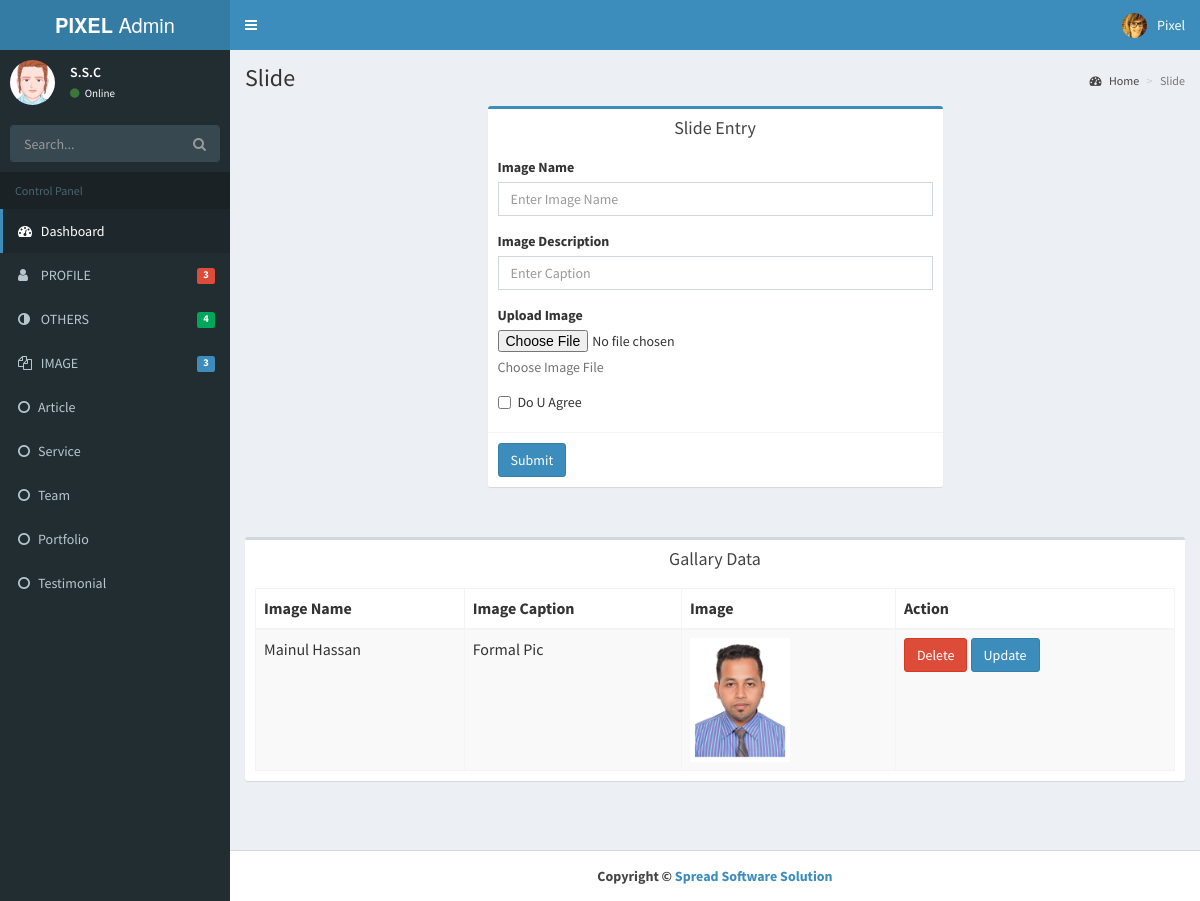
Page /admin/dashboard.php?page=slide_content (signed in) on the committed database.
### tables this page shows
CREATE TABLE IF NOT EXISTS `slide` (
`id` int(11) NOT NULL,
  `title` varchar(50) DEFAULT NULL,
  `name` varchar(50) DEFAULT NULL,
  `size` varchar(50) DEFAULT NULL,
  `type` varchar(50) DEFAULT NULL,
  `path` varchar(50) DEFAULT NULL,
  `caption` varchar(50) DEFAULT NULL
);

### core/dbe.inc.php (called while the page is built, shortened)
<?php
    function connect() {
        $mysql_host = 'localhost';
        $mysql_user = 'root';
        $mysql_pass = '';
        $mysql_db = 'blogadmin';
        static $connection;
        if(!isset($connection)) {
            $connection = mysqli_connect($mysql_host,$mysql_user,$mysql_pass,$mysql_db);
        }
        return $connection;
    }
    function query($query) {
        $connection = connect();
        $result = mysqli_query($connection,$query);
        return $result;
    }
    function fetchData($query) {
        $rows = array();
        $result = query($query);
        while ($row = mysqli_fetch_assoc($result)) {
            $rows[] = $row;
        }
        return $rows;
    }
?>

### components/adminuser/slide_content.php (the view, shortened to what this page needs)
<div class="content-wrapper">
       <section class="content-header">
         <h1>
           Slide
         </h1>
         <ol class="breadcrumb">
           <li><a href="#"><i class="fa fa-dashboard"></i> Home</a></li>
           <li class="active">Slide</li>
         </ol>
       </section>
       <section class="content">
         <div class="row">
           <div class="col-md-6 col-md-offset-3">
             <div class="box box-primary">
               <div class="box-header" style="text-align:center">
                 <h3 class="box-title">Slide Entry</h3>
               </div>
               <form role="form" method="post" name="slide" id = "slide" enctype="multipart/form-data">
                 <div class="box-body">
                   <div class="form-group">
                     <label for="imageName">Image Name</label>
                     <input type="text" class="form-control" id="title" name="title" placeholder="Enter Image Name">
                   </div>
                   <div class="form-group">
                     <label for="description">Image Description</label>
                     <input type="text" class="form-control" id="caption"  name="caption" placeholder="Enter Caption ">
                   </div>
                   <div class="form-group">
                     <label for="InputFile">Upload Image</label>
				  <input name="image" type="file" id="userfile"  >
                     <p class="help-block">Choose Image File</p>
                   </div>
                   <div class="checkbox">
                     <label>
                       <input type="checkbox"> Do U Agree
                     </label>
                   </div>
                 </div>
                 <div class="box-footer">
                   <button type="submit" class="btn btn-primary" name="upload" id="upload">Submit</button>
                 </div>
               </form>
             </div>
           </div>
         </div>
       </section>
     <section class="content">
         <div class="row">
           <div class="col-xs-12">
       		<div class="box">
               <div class="box-header" style="text-align:center">
                 <h3 class="box-title">Gallary Data</h3>
               </div>
               <div class="box-body">
                 <table id="example1" class="table table-bordered table-striped" >
                   <thead>
                     <tr>
                       <th>Image Name</th>
                       <th>Image Caption</th>
                       <th>Image</th>
                       <th>Action</th>
                     </tr>
                  </thead>
                     <?php
					$query = "select * from slide";
					$record = fetchData($query);
                       foreach ($record as $slide) {
                               $id=$slide['id'];
							echo "<tr>";
								echo "<td>".$slide['title']."</td>";
								echo "<td>".$slide['caption']."</td>";
								echo "<td><img width = 100px, hight = 100px, src='../public/upload/".$slide['name']."'></td>";
								echo "<td>
							<a href='dashboard.php?page=delete_slide_content&id=$id'><button type='submit' class='btn btn-danger'>Delete</button></a>
	  						<a href='dashboard.php?page=update_slide_content&id=$id'><button type='submit' class='btn btn-primary'>Update</button></a>
										</td>";
							echo "</tr>";
						}
				 ?>
                  </table>
               </div>
             </div>
           </div>
         </div>
       </section>
     </div>

### rows in the picture
slide: title "Mainul Hassan", caption "Formal Pic", name (picture)

### other values in the picture
$_SESSION['userName'] "S.S.C"
